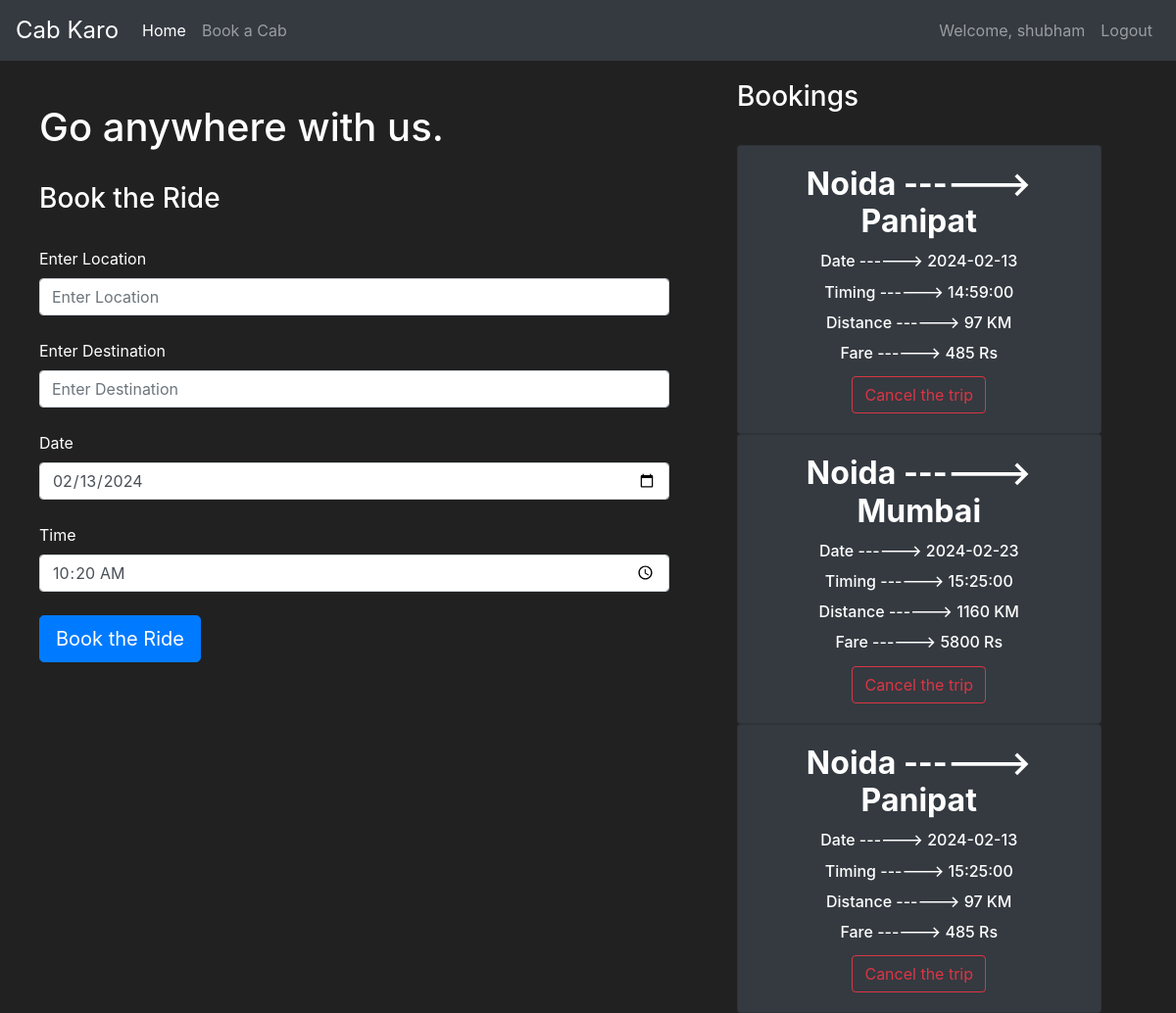
/booking_page (signed in), run on the app's committed database.
### cab/models.py (models this page shows, shortened)
class User(db.Model, UserMixin):
    id = db.Column(db.Integer(), primary_key=True)
    username = db.Column(db.String(length=30), nullable=False, unique=True)
    email_address = db.Column(db.String(length=50), nullable=False, unique=True)
    password_hash = db.Column(db.String(length=60), nullable=False)
    @property
    def password(self):
        return self.password

class Registration_Info(db.Model, UserMixin):
    id = db.Column(db.Integer(), primary_key=True)
    username = db.Column(db.String(length=30))
    source = db.Column(db.String())
    destination=db.Column(db.String())
    distance=db.Column(db.Integer())
    dates = db.Column(db.Date())
    times = db.Column(db.Time())
    price=db.Column(db.Integer())

### cab/routes.py (the view, shortened to what this page needs)
@app.route('/booking_page', methods=['GET', 'POST'])
@login_required
def booking_page():
        form=Booking_Form()
        cancel_form=CancellationForm()
        if request.method == "GET":
            items = Registration_Info.query.filter_by(username=current_user.username)
            return render_template('booking.html',form=form,owned_items=items,cancel_form=cancel_form)

### cab/forms.py
class Booking_Form(FlaskForm):
    location=StringField(label='Enter Location', validators=[DataRequired()])
    destination=StringField(label='Enter Destination', validators=[DataRequired()])
    dates = DateField('Date', format='%Y-%m-%d', default=datetime.now().date,validators=[DataRequired()])
    times = TimeField('Time', format='%H:%M', default=datetime.now(),validators=[DataRequired()])
    submit = SubmitField(label='Book the Ride')

class CancellationForm(FlaskForm):
    submit = SubmitField(label='Cancel Ride!')

### cab/models.py (called while the page is built)
@login_manager.user_loader
def load_user(user_id):
    return User.query.get(int(user_id))

### cab/templates/booking.html (shortened to what this page needs)
{% extends 'base.html' %}
{% block content %}
<div class="row" style="margin-top:20px; margin-left:10px">
   <div class="col-7">
      <br>
      <div class="container">
         <form method="POST" class="form" style="color:white">
            <h1>Go anywhere with us.</h1>
            <br>
            <h3>Book the Ride</h3>
            <br>
            {{ form.location.label() }}
            {{ form.location(class="form-control", placeholder="Enter Location") }}
            <br>
            {{ form.destination.label() }}
            {{ form.destination(class="form-control", placeholder="Enter Destination") }}
            <br>
            {{ form.dates.label() }}
            {{ form.dates(class="form-control", placeholder="Time") }}
            <br>
            {{ form.times.label() }}
            {{ form.times(class="form-control", placeholder="Time") }}
            <br>
            {{ form.submit(class="btn btn-lg btn-primary") }}
            <br>
         </form>
      </div>
   </div>
   <div class="col-4 ml-4">
      <h3>Bookings</h3>
      <br>
      <div class="row">
         {% for owned_item in owned_items %}
         <div class="col-md-12">
            <div style="margin-bottom: 0px" class="card text-center bg-dark">
               <div class="card-body">
                  <h2 class="card-title"> <strong>{{owned_item.source}} ------> {{owned_item.destination}}</strong></h2>
                  <h6 class="card-title"> Date ------> {{owned_item.dates}} </h6>
                  <h6 class="card-title"> Timing ------> {{owned_item.times}}</h6>
                  <h6 class="card-title"> Distance ------> {{owned_item.distance}} KM</h6>
                  <h6 class="card-title"> Fare ------> {{owned_item.price}} Rs</h6>
                  <button type="button" class="btn btn-outline-danger" style="margin-bottom: 0px; margin-top: 2px;"
                     data-toggle="modal" data-target="#Modal-CancellationConfirm-{{ owned_item.id }}">
Cancel the trip
                  </button>
               </div>
            </div>
         </div>
         {% endfor %}
      </div>
   </div>
</div>
{% endblock %}

### cab/templates/base.html (shortened to what this page needs)
<!doctype html>
<html lang="en">
   <head>
      <link rel="stylesheet" href="https://cdn.jsdelivr.net/npm/bootstrap@4.5.3/dist/css/bootstrap.min.css">
   </head>
   <body>
    <nav class="navbar navbar-expand-lg navbar-dark bg-dark bg-body-tertiary" >
      <a class="navbar-brand" href="#" style="font-size:x-large">Cab Karo</a>
      <div class="collapse navbar-collapse" id="navbarNav">
        <ul class="navbar-nav mr-auto">
            <li class="nav-item active">
                <a class="nav-link" href="{{ url_for('home_page') }}">Home <span class="sr-only">(current)</span></a>
            </li>
            <li class="nav-item">
                <a class="nav-link" href="{{ url_for('booking_page') }}"> Book a Cab</a>
            </li>
        </ul>
        {% if current_user.is_authenticated %}
            <ul class="navbar-nav">
                <li class="nav-item">
                    <a class="nav-link">Welcome, {{ current_user.username }}</a>
                </li>
                <li class="nav-item">
                    <a class="nav-link" href="{{ url_for('logout_page') }}">Logout</a>
                </li>
            </ul>
       {% endif %}
      </div>
    </nav>
      {% block content %}
      {% endblock %}
   </body>
</html>

### cab/templates/base.html (style rules this page uses)
body { background-color: #212121; color: white }

### data on the page
User: username "shubham"
Registration_Info: source "Noida", destination "Panipat", dates "2024-02-13", times "14:59:00", distance "97", price "485"
Registration_Info: source "Noida", destination "Mumbai", dates "2024-02-23", times "15:25:00", distance "1160", price "5800"
Registration_Info: source "Noida", destination "Panipat", dates "2024-02-13", times "15:25:00", distance "97", price "485"
